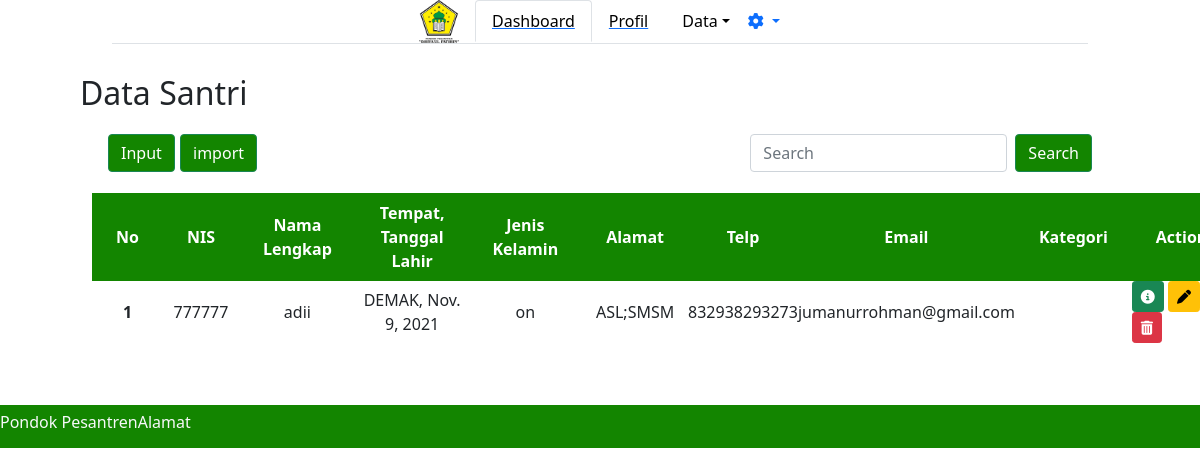
The app's page /adminpondok/datasantri/, older data.
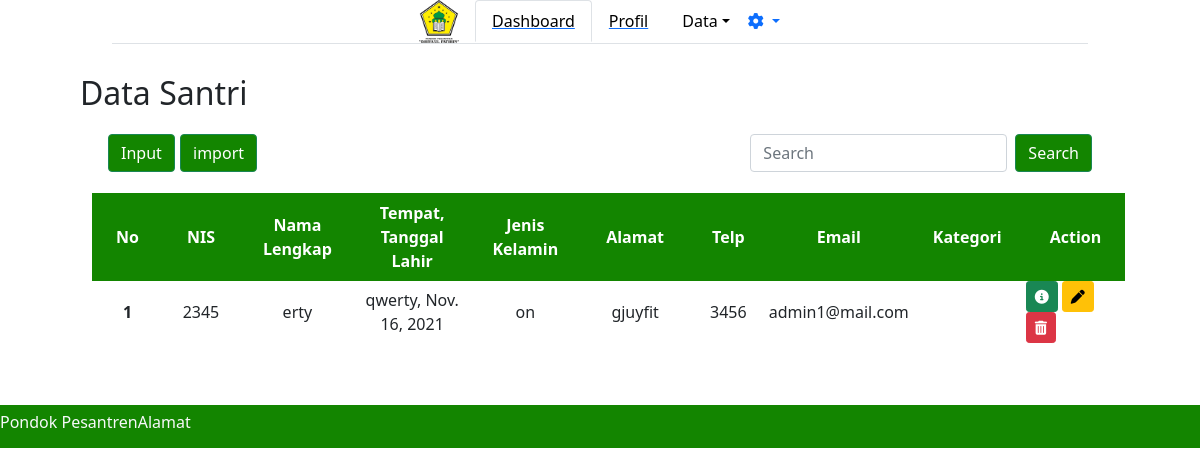
The same page, newer data.
### adminpondok/models.py (models this page shows)
class Santri(models.Model):
    kelamin = [
        ('Laki-Laki', 'Laki-Laki'),
        ('Perempuan', 'Perempuan'),
    ]
    kategori = [
        ('Quran', 'Al-Quran'),
        ('Matan', 'Matan'),
        ('Nadhom', 'Nadhom'),
    ]
    nis = models.IntegerField()
    nama_santri = models.CharField(max_length=30)
    tempat_lahir = models.CharField(max_length=20)
    tanggal_lahir = models.DateField()
    jk = models.CharField(max_length=9, choices=kelamin, default='')
    almt = models.TextField(default='')
    telp = models.IntegerField(default=0)
    email = models.CharField(default='', max_length=20)
    ktgri = models.CharField(default='', choices=kategori, max_length=8)

### adminpondok/views.py (the view, shortened to what this page needs)
# urls.py: path('datasantri/', views.datasantri),
def datasantri(req):
    form = forms.Santri()
    santri = models.Santri.objects.all()
    return render(req, 'adminpondok/datasantri.html', {
        'data': santri,
        'form' : form,
    })

### adminpondok/forms.py
class Santri(ModelForm):
    class Meta:
        model=models.Santri
        fields=['jk', 'ktgri']
        widgets = {
            'jk' : widgets.RadioSelect(attrs={'class': 'Santri'}),
            'ktgri' : widgets.CheckboxSelectMultiple(attrs={'class': 'Santri'}),
        }

### adminpondok/templates/adminpondok/datasantri.html (shortened to what this page needs)
{% extends "adminpondok/base.html" %}
{% block content %}
<h2>Data Santri</h2>
<nav class="navbar navbar-light bg-white">
    <div class="container-fluid">
        <a class="navbar-brand">
            <button type="button" class="btn btn-success" data-bs-toggle="modal" data-bs-target="#staticBackdrop"
                style="background-color: #138500; display: inline-block;">
                Input
            </button>
            <button type="button" class="btn btn-success" style="background-color: #138500;">
                import
            </button>
        </a>
        <form class="d-flex">
            <input class="form-control me-2" type="search" placeholder="Search" aria-label="Search">
            <button class="btn btn-success" style="background-color:#138500 ;" type="submit">Search</button>
        </form>
    </div>
</nav>
</div>
<div class="min-h-screen bg-white py-2">
    <div class="container-fluid">
        <table class=' bg-white divide-y divide-gray-300 justify-content-center' style="border: green;">
            <thead class="" style="background-color: #138500; color: #FFFFFF;">
                <tr>
                    <th class="font-semibold text-sm uppercase px-4 py-2 text-center"> No </th>
                    <th class="font-semibold text-sm uppercase px-4 py-2 text-center"> NIS </th>
                    <th class="font-semibold text-sm uppercase px-4 py-2 text-center">Nama Lengkap</th>
                    <th class="font-semibold text-sm uppercase px-4 py-2 text-center">Tempat, Tanggal Lahir</th>
                    <th class="font-semibold text-sm uppercase px-4 py-2 text-center">Jenis Kelamin</th>
                    <th class="font-semibold text-sm uppercase px-4 py-2 text-center">Alamat</th>
                    <th class="font-semibold text-sm uppercase px-4 py-2 text-center">Telp</th>
                    <th class="font-semibold text-sm uppercase px-4 py-2 text-center">Email</th>
                    <th class="font-semibold text-sm uppercase px-4 py-2 text-center">Kategori</th>
                    <th class="font-semibold text-sm uppercase px-4 py-2 text-center">Action</th>
                </tr>
            </thead>
            {% for d in data %}
            <tbody class="divide-y divide-gray-200">
                <tr>
                    <th scope="row" class="text-center">{{ forloop.counter }}</th>
                    <td class="text-center">{{d.nis}}</td>
                    <td class="text-center">{{d.nama_santri}}</td>
                    <td class="text-center">{{d.tempat_lahir}}, {{d.tanggal_lahir}}</td>
                    <td class="text-center">{{d.jk}}</td>
                    <td class="text-center">{{d.almt}}</td>
                    <td class="text-center">{{d.telp}}</td>
                    <td class="text-center">{{d.email}}</td>
                    <td class="text-center">{{d.ktgri}}</td>
                    <td>
                        <a class="btn btn-sm btn-success" href="/{{d.id}}/detail"><i class="fas fa-info-circle"></i></a>
                        <a class="btn btn-sm btn-warning" href="/adminpondok/datasantri/{{d.id}}/update"><i class="fas fa-pen"></i></a>
                        <a class="btn btn-sm btn-danger" href="{{d.id}}/delete"><i class="fas fa-trash-alt"></i></a>
                    </td>
                </tr>
            </tbody>
            {% endfor %}
        </table>
    </div>
</div>
</div>
{% endblock %}

Row changes from the older to the newer data that the page shows:
removed Santri: nis "777777", nama_santri "adii", tempat_lahir "DEMAK", tanggal_lahir "Nov. 9, 2021", jk "on", almt "ASL;SMSM", telp "832938293273", email "jumanurrohman@gmail.com"
added Santri: nis "2345", nama_santri "erty", tempat_lahir "qwerty", tanggal_lahir "Nov. 16, 2021", jk "on", almt "gjuyfit", telp "3456", email "admin1@mail.com"
